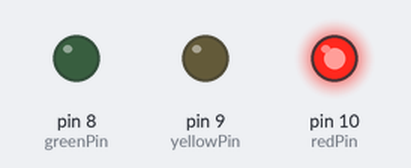
The sketch below on a simulated Arduino Uno, built with avr-gcc and run on an emulated ATmega328P. Parts: output pins drawn as LEDs (lit = HIGH).

Above: at 2.5 s.
At 7.5 s:
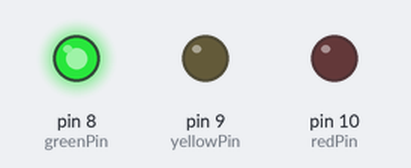
At 11.0 s:
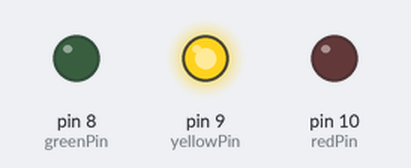
Timing chart, 0 to 15.6 s (numbered marks = the images above):
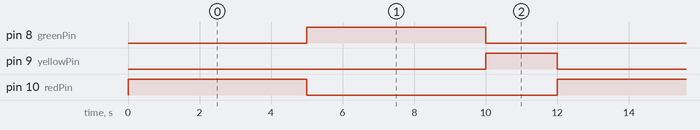

The sketch:

project3.ino
```cpp
// Project 3 - Traffic Lights
int ledDelay = 5000; // delay in between changes
int redPin = 10;
int yellowPin = 9;
int greenPin = 8;
void setup() {
 pinMode(redPin, OUTPUT);
 pinMode(yellowPin, OUTPUT);
 pinMode(greenPin, OUTPUT);
}
void loop() {

 // turn the red light on
 digitalWrite(redPin, HIGH);
 delay(ledDelay); // wait 5 seconds

 digitalWrite(redPin, LOW); // turn red off
 digitalWrite(greenPin, HIGH); // turn green on
 delay(ledDelay); // wait 5 seconds

 digitalWrite(greenPin, LOW); // turn green off
 digitalWrite(yellowPin, HIGH); // turn yellow on
 delay(2000); // wait 2 seconds

 digitalWrite(yellowPin, LOW); // turn yellow off
 // now our loop repeats

}
```

Measured:
- by itself, pin 8 (greenPin), pin 10 (redPin): alternates HIGH for 5.0 s and LOW for 7.0 s
- by itself, pin 9 (yellowPin): alternates HIGH for 2.0 s and LOW for 10.0 s
- by itself, everything shown: repeats every 12.0 s, in 4 steps
